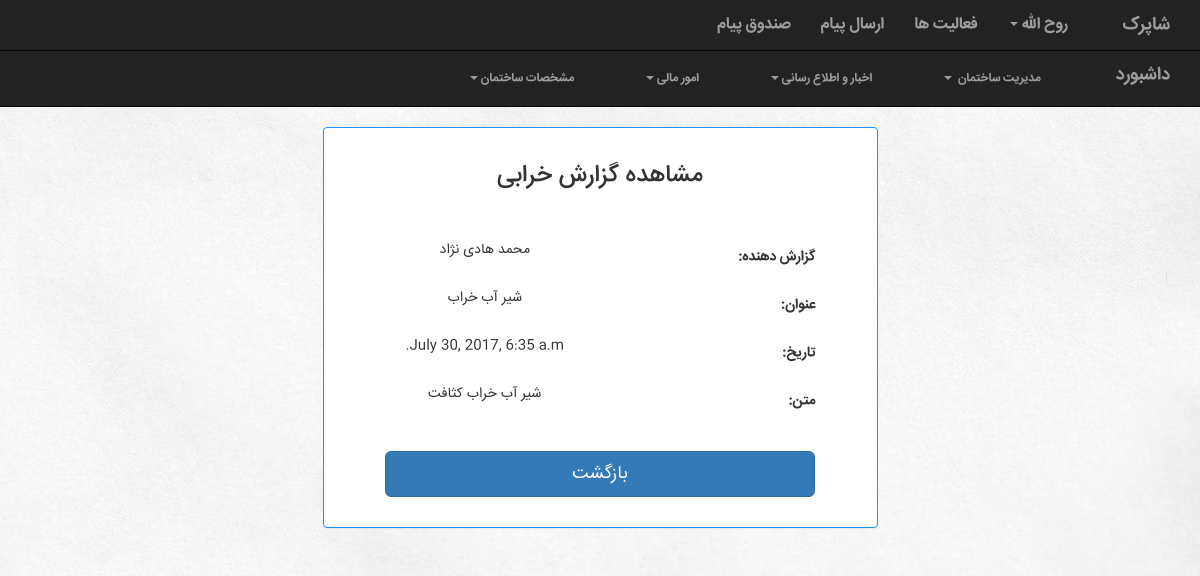
Page /building/1/rfailureReportm/1/ (signed in) on the committed database.
### building/models.py (models this page shows, shortened)
class Building(models.Model):
    manager = models.ForeignKey(Account, on_delete=models.CASCADE)
    name = models.CharField(max_length=100)
    Address = models.CharField(max_length=300)
    info = models.TextField()

class FailureReport(models.Model):
    building = models.ForeignKey(Building, on_delete=models.CASCADE)
    account = models.ForeignKey(Account, on_delete=models.CASCADE)
    date = models.DateTimeField()
    text = models.TextField()
    subject = models.CharField(max_length=100)

### manageUser/models.py (models this page shows, shortened)
class Account(models.Model):
    user = models.OneToOneField(User, on_delete=models.CASCADE)
    type = models.IntegerField(default=UserType.MANAGER)
    activation_key = models.CharField(max_length=40, blank=True, null=True)

### building/views.py (the view)
# urls.py: url(r'^(?P<building_id>[0-9]+)/rfailureReportm/(?P<pk>[0-9]+)/$', views.rfailureReportm, name="rfailureReportm"),#todo age beshe ba balayi yeki shan
def rfailureReportm(request, building_id, pk):
    template_name = 'building/rfailureReportm.html'
    data = 'مشاهده گزارش خرابی'
    instance = FailureReport.objects.get(pk=pk)
    form_class = myForm.ShowFailureReportForm
    context = {
               'building': Building.objects.get(pk=building_id),
               'accountType': Account.objects.get(user=request.user).type,
               'form': form_class(instance=instance),
               'data': data,
               }
    return render(request, template_name, context)

### building/templates/building/rfailureReportm.html (shortened to what this page needs)
{% extends 'building/UserNavBar.html' %}
{% load staticfiles %}
{% block navbar %}{% if accountType == 1 %} {% include 'building/managerNavBar.html' %} {% else %} {% include 'building/neighborNavBar.html' %}  {% endif %}{% endblock %}
{% block body %}
        <div class="container">
    <div class="row">
        <div class="col-lg-offset-3 col-md-6">
            <div class="panel panel-default">
                <div class="panel-body">
                    <h3>{{ data }}</h3> <br><br>
                    <form class="form-horizontal" role="form" action="{% url 'building:failureReport' building_id=building.id  %}" method="get" enctype="multipart/form-data">
                        {% for field in form %}
                            <div class="form-group">
                            <div class="col-sm-offset-2 col-sm-10">
                            </div>
                                {% if field.name == 'account' %}
                                    <div class="col-sm-8 col-lg-7">{{ form.instance.account.user.first_name}} {{ form.instance.account.user.last_name}}</div>
                                {% else %}
                                    <div class="col-sm-8 col-lg-7">{{ field.value|default_if_none:""}}</div>
                                {% endif %}
                            <label class="control-label col-sm-4 col-lg-4" for="song_title">{{ field.label_tag }}</label>
                            </div>
                        {% endfor %}
                        <div class="form-group">
                            <div class="col-md-10 col-lg-offset-1">
                                <br>
                                <button type="submit" class="btn btn-lg btn-primary btn-block">بازگشت</button>
                            </div>
                        </div>
                    </form>
                </div>
            </div>
        </div>
    </div>
</div>
{% endblock %}

### building/templates/building/UserNavBar.html (shortened to what this page needs)
<!DOCTYPE html>
<html lang="fa">
<head>
    <link rel="stylesheet" href="https://maxcdn.bootstrapcdn.com/bootstrap/3.3.7/css/bootstrap.min.css">
</head>
{% load staticfiles %}
<link rel="stylesheet" href="{% static 'building/BuildingNavBarStyle.css' %}">
<link rel="stylesheet" href="{% static 'building/BuildingListStyle.css' %}">
<link rel="stylesheet" href="{% static 'building/ModalStyle.css' %}">
<link rel="stylesheet" href="{% static 'building/TableStyle.css' %}">
<link rel="stylesheet" href="{% static 'building/dashboardStyle.css' %}">
<link rel="stylesheet" href="{% static 'building/pollFormStyle.css' %}">
<link rel="stylesheet" href="{% static 'building/chart.css' %}">
    {% load i18n admin_modify %}
<body>
<nav class="navbar navbar-inverse navbar-fixed-top" style="position: fixed">
      <div class="container-fluid" >
            <div class="navbar-header pull-right">
              <a class="navbar-brand active" href="{% url 'building:building' %}">{% if building %} {{ building.name}} {% else %} لیست ساختمان ها {% endif %} </a>
            </div>
            <div class="collapse navbar-collapse" id="topNavBar">
                  <ul class="nav navbar-nav pull-right">
                      <li><a href="{% url 'building:inbox' %}">صندوق پیام</a></li>
                      <li><a href="{% url 'building:sendmessage' %}">ارسال پیام</a></li>
                      <li><a href="{% url 'building:activities' %}">فعالیت ها <span class="sr-only">(current)</span></a></li>
                      <li class="dropdown">
                          <a href="#" class="dropdown-toggle" data-toggle="dropdown" role="button" aria-haspopup="true" aria-expanded="false">{{ request.user.first_name }} <span class="caret"></span></a>
                      </li>
                  </ul>
            </div>
      </div>
</nav>
<div style="height: 30px">
</div>
{% block navbar %}
{% endblock %}
{% block body %}
{% endblock %}
</body>
</html>

### building/static/building/BuildingNavBarStyle.css (style rules this page uses)
.container { font-family: IRANSans; }
form { direction: rtl; }
nav { font-family: IRANSans; font-weight: bolder; font-size: medium; }
ul { list-style: none; }
body { direction: rtl; text-align: center; background-image: url("../images/Background.jpg"); background-size: cover; }

### building/static/building/BuildingListStyle.css (style rules this page uses)
.panel-default { border-color: dodgerblue; }
a { color: white; }
body { font-family: IRANSans; }

### building/static/building/pollFormStyle.css (style rules this page uses)
body { margin-top: 20px; }

### rows in the picture
Building: name "شاپرک"
FailureReport: instance.account.user.first_name "محمد", instance.account.user.last_name "هادی نژاد", value "شیر آب خراب" "شیر آب خراب کثافت"

### other values in the picture
{{ request.user.first_name }} "روح الله"
{{ data }} "مشاهده گزارش خرابی"
{{ field.label_tag }} "گزارش دهنده:" "عنوان:" "تاریخ:" "متن:"
{{ field.value|default_if_none:"" }} "July 30, 2017, 6:35 a.m."
